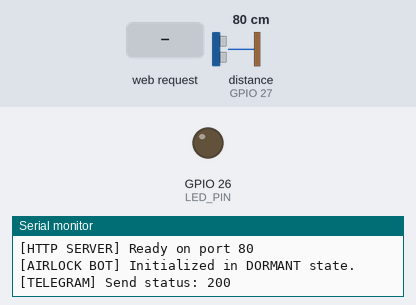
Simulated run of this sketch. Board: ESP32. On the bench: output pins drawn as LEDs (lit = HIGH), the last lines printed to the serial monitor. Inputs (shaded band) come from the test bench; at power-on: distance to the obstacle (sensor on GPIO 27) 80 cm. The echo pulse lasts 58.3 µs per cm; WiFi joins after 1.5 s; servers stay silent unless stated; web services answer with replies made up by the test bench; pins used as bus, display or sensor lines are not drawn.

Above: at 3.1 s.
3.2 s: HTTP request GET /start received
5.0 s: distance to the obstacle (sensor on GPIO 27) set to 54 cm
6.8 s: distance to the obstacle (sensor on GPIO 27) set to 46 cm
At 8.8 s:
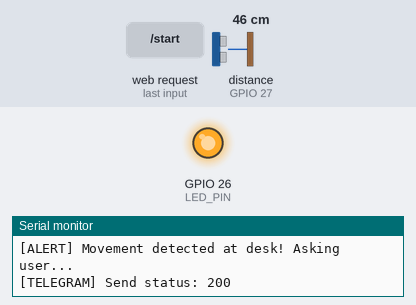
9.8 s: HTTP request GET /stop received
11.3 s: HTTP request GET /start_scanning received
At 14.2 s:
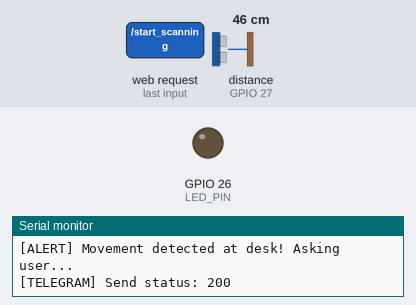
14.3 s: HTTP request GET /stand_down received
At 14.9 s:
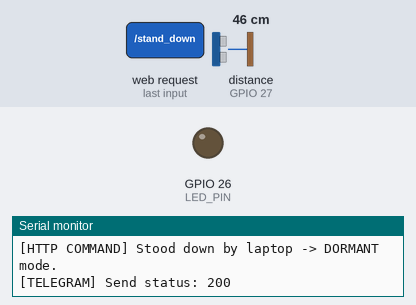
Timing chart, 0 to 16.8 s (numbered marks = the images above; inputs shaded):
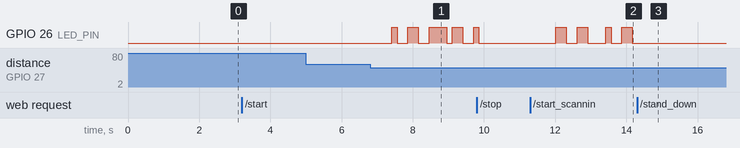

The sketch:

BOT.ino
```cpp
#include <WiFi.h>
#include <WiFiClientSecure.h>
#include <HTTPClient.h>
#include <WebServer.h>
#include <ESPmDNS.h>
#include <ArduinoJson.h>

#define TRIG_PIN 14
#define ECHO_PIN 27
#define LED_PIN  26

// ======================== WI-FI & TELEGRAM CONFIG ========================
const char* WIFI_SSID = "Akaash";
const char* WIFI_PASS = "123456789";

const char* BOT_TOKEN = "8832083833:AAGg-Byz8wuu_bd-KUK8shvUbL2uN5FID20";
const char* CHAT_ID   = "6130283037";

WiFiClientSecure secureClient;
WebServer server(80);
long lastUpdateId = 0;

// States: DORMANT (sleeping until laptop locks), SCANNING (guarding desk), AWAITING_REPLY, ALARM
enum State { DORMANT, SCANNING, AWAITING_REPLY, ALARM };
State state = DORMANT;

unsigned long awaitStartTime = 0;
unsigned long lastPollTime = 0;
const unsigned long REPLY_TIMEOUT = 30000; // 30s to reply
const unsigned long POLL_INTERVAL = 1500;  // Poll Telegram every 1.5s

// ======================== TELEGRAM FUNCTIONS ========================
void sendTelegramMessage(String text) {
  HTTPClient http;
  String url = "https://api.telegram.org/bot" + String(BOT_TOKEN) + "/sendMessage";
  http.begin(secureClient, url);
  http.addHeader("Content-Type", "application/json");
  String body = "{\"chat_id\":\"" + String(CHAT_ID) + "\",\"text\":\"" + text + "\"}";
  int code = http.POST(body);
  Serial.print("[TELEGRAM] Send status: ");
  Serial.println(code);
  http.end();
}

// Reads new Telegram messages and returns lowercased text
String checkTelegramMessage() {
  HTTPClient http;
  String url = "https://api.telegram.org/bot" + String(BOT_TOKEN) +
               "/getUpdates?offset=" + String(lastUpdateId + 1);
  http.begin(secureClient, url);
  int code = http.GET();
  String text = "";

  if (code == 200) {
    String payload = http.getString();
    DynamicJsonDocument doc(4096);
    deserializeJson(doc, payload);
    JsonArray results = doc["result"].as<JsonArray>();

    for (JsonObject update : results) {
      lastUpdateId = update["update_id"].as<long>();
      if (update["message"]["text"].is<const char*>()) {
        String msgText = update["message"]["text"].as<String>();
        String fromChatId = update["message"]["chat"]["id"].as<String>();
        if (fromChatId == String(CHAT_ID)) {
          text = msgText;
          text.toLowerCase();
          Serial.print("[TELEGRAM] User message: ");
          Serial.println(text);
        }
      }
    }
  }
  http.end();
  return text;
}

void clearOldUpdates() {
  HTTPClient http;
  String url = "https://api.telegram.org/bot" + String(BOT_TOKEN) + "/getUpdates";
  http.begin(secureClient, url);
  if (http.GET() == 200) {
    DynamicJsonDocument doc(4096);
    deserializeJson(doc, http.getString());
    JsonArray results = doc["result"].as<JsonArray>();
    for (JsonObject update : results) {
      lastUpdateId = update["update_id"].as<long>();
    }
  }
  http.end();
}

// ======================== HARDWARE SENSOR ========================
int getDistanceCm() {
  digitalWrite(TRIG_PIN, LOW);
  delayMicroseconds(2);
  digitalWrite(TRIG_PIN, HIGH);
  delayMicroseconds(10);
  digitalWrite(TRIG_PIN, LOW);
  long duration = pulseIn(ECHO_PIN, HIGH, 30000);
  if (duration == 0) return 999;
  return duration * 0.0343 / 2;
}

// ======================== LOCAL HTTP API ========================
void handleStartScanning() {
  state = SCANNING;
  server.send(200, "text/plain", "SCANNING_ACTIVE");
  Serial.println("\n[HTTP COMMAND] Woken up by laptop lock -> SCANNING mode!");
  sendTelegramMessage("🛡️ AirLock Bot ACTIVE: Laptop locked. Guarding desk!");
}

void handleStandDown() {
  state = DORMANT;
  digitalWrite(LED_PIN, LOW);
  server.send(200, "text/plain", "DORMANT_ACTIVE");
  Serial.println("\n[HTTP COMMAND] Stood down by laptop -> DORMANT mode.");
  sendTelegramMessage("💤 AirLock Bot: Laptop safe. Returning to DORMANT mode.");
}

void handleStatus() {
  String s = (state == DORMANT) ? "DORMANT" :
             (state == SCANNING) ? "SCANNING" :
             (state == AWAITING_REPLY) ? "AWAITING_REPLY" : "ALARM";
  server.send(200, "text/plain", s);
}

// ======================== SETUP & LOOP ========================
void setup() {
  Serial.begin(115200);
  pinMode(TRIG_PIN, OUTPUT);
  pinMode(ECHO_PIN, INPUT);
  pinMode(LED_PIN, OUTPUT);
  digitalWrite(TRIG_PIN, LOW);
  digitalWrite(LED_PIN, LOW);

  WiFi.begin(WIFI_SSID, WIFI_PASS);
  Serial.print("[WIFI] Connecting to ");
  Serial.print(WIFI_SSID);
  while (WiFi.status() != WL_CONNECTED) {
    delay(500);
    Serial.print(".");
  }
  Serial.println(" connected!");

  IPAddress myIP = WiFi.localIP();
  Serial.print("[WIFI] IP Address: ");
  Serial.println(myIP);

  // Setup mDNS name http://airlock-bot.local
  if (MDNS.begin("airlock-bot")) {
    Serial.println("[MDNS] Responder started: http://airlock-bot.local");
  }

  // Setup local HTTP server endpoints
  server.on("/start", HTTP_GET, handleStartScanning);
  server.on("/start_scanning", HTTP_GET, handleStartScanning);
  server.on("/stop", HTTP_GET, handleStandDown);
  server.on("/stand_down", HTTP_GET, handleStandDown);
  server.on("/status", HTTP_GET, handleStatus);
  server.begin();
  Serial.println("[HTTP SERVER] Ready on port 80");

  secureClient.setInsecure();
  clearOldUpdates();

  Serial.println("[AIRLOCK BOT] Initialized in DORMANT state.");
  sendTelegramMessage("🤖 AirLock Bot Online (IP: " + myIP.toString() + "). Sleeping until laptop locks.");
}

void loop() {
  server.handleClient();
  unsigned long now = millis();

  // 1. DORMANT: Waiting for laptop to lock (via HTTP from bridge or Telegram 'start')
  if (state == DORMANT) {
    digitalWrite(LED_PIN, LOW);
    if (now - lastPollTime > POLL_INTERVAL) {
      lastPollTime = now;
      String msg = checkTelegramMessage();
      if (msg.indexOf("start") >= 0 || msg.indexOf("scan") >= 0) {
        state = SCANNING;
        Serial.println("[TELEGRAM] Received start -> SCANNING mode.");
        sendTelegramMessage("🛡️ AirLock Bot ACTIVE: Guarding desk.");
      }
    }
  }

  // 2. SCANNING: Laptop is locked -> Bot actively scans with ultrasonic sensor
  else if (state == SCANNING) {
    digitalWrite(LED_PIN, LOW);
    int distance = getDistanceCm();
    Serial.print("Guarding... Distance: ");
    Serial.print(distance);
    Serial.println(" cm");

    // Check if user replied via Telegram
    if (now - lastPollTime > POLL_INTERVAL) {
      lastPollTime = now;
      String msg = checkTelegramMessage();
      if (msg.indexOf("stand_down") >= 0 || msg.indexOf("stop") >= 0) {
        state = DORMANT;
        Serial.println("[STATE] Telegram stand down -> DORMANT mode.");
        sendTelegramMessage("💤 AirLock Bot: Returning to DORMANT mode.");
        return;
      }
    }

    // Intruder detected within 50 cm
    if (distance > 0 && distance < 50) {
      Serial.println("\n[ALERT] Movement detected at desk! Asking user...");
      sendTelegramMessage("🚨 Desk Alert: Movement detected near your desk! Is this you? Reply YES or NO.");
      awaitStartTime = now;
      lastPollTime = now;
      state = AWAITING_REPLY;
    }
  }

  // 3. AWAITING_REPLY: Waiting for user to confirm on Telegram/Phone App
  else if (state == AWAITING_REPLY) {
    // Flash LED while awaiting verification
    digitalWrite(LED_PIN, (now / 300) % 2 == 0 ? HIGH : LOW);

    if (now - lastPollTime > POLL_INTERVAL) {
      lastPollTime = now;
      String reply = checkTelegramMessage();

      if (reply.indexOf("yes") >= 0 || reply.indexOf("stand") >= 0) {
        Serial.println("[VERIFIED] User replied YES. False alarm.");
        sendTelegramMessage("✅ Verified! Resuming DORMANT mode.");
        state = DORMANT;
      } else if (reply.indexOf("no") >= 0) {
        Serial.println("[INTRUDER] User replied NO! Sounding ALARM!");
        sendTelegramMessage("🚨 INTRUDER CONFIRMED! SOUNDING ALARM!");
        state = ALARM;
      }
    }

    if (now - awaitStartTime > REPLY_TIMEOUT && state == AWAITING_REPLY) {
      Serial.println("[TIMEOUT] No response in 30s! Sounding ALARM!");
      sendTelegramMessage("⚠️ No reply received in 30s. Triggering ALARM!");
      state = ALARM;
    }
  }

  // 4. ALARM: Buzzer/LED stays HIGH until stand_down or reset command
  else if (state == ALARM) {
    digitalWrite(LED_PIN, HIGH);
    if (now - lastPollTime > POLL_INTERVAL) {
      lastPollTime = now;
      String reply = checkTelegramMessage();
      if (reply.indexOf("stand_down") >= 0 || reply.indexOf("stop") >= 0 || reply.indexOf("yes") >= 0 || reply.indexOf("reset") >= 0) {
        Serial.println("[RESET] Alarm cleared.");
        sendTelegramMessage("🛡️ Alarm cleared. Returning to DORMANT mode.");
        state = DORMANT;
      }
    }
  }

  delay(150);
}
```

Measured:
- the behaviour switches between 51 and 50 cm on distance to the obstacle (sensor on GPIO 27) (found by bisection; images 0 and 1)
- after the input at 6.8 s, GPIO 26 (LED_PIN): LOW → HIGH after 0.61 s, → LOW 0.15 s later, → HIGH 0.30 s later, → LOW 0.30 s later, … (9 changes in this stretch)
- after the input at 11.3 s, GPIO 26 (LED_PIN): LOW → HIGH after 0.72 s, → LOW 0.30 s later, → HIGH 0.30 s later, → LOW 0.30 s later, … (8 changes in this stretch)
- after the input at 14.3 s, GPIO 26 (LED_PIN): stops changing and stays LOW
